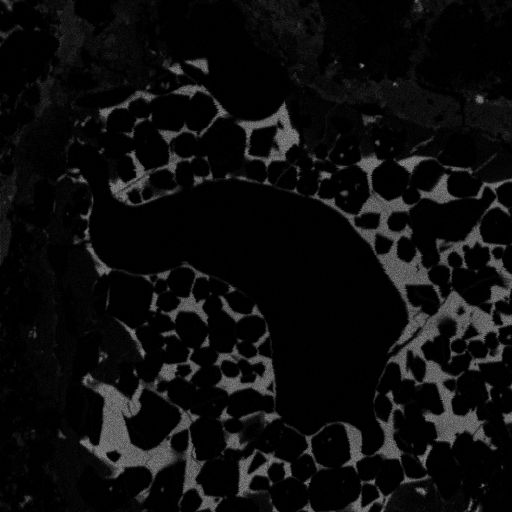
#> input picture challenge_data/dataset_1_opaques/obj1_32bt_Al.tif, 512 x 512 px; its folder holds 4 pictures in this run
$ jupyter execute --allow-errors Simulate_Target_Minerals_2.ipynb
#> lines starting #> are read from the running program, lines starting #| are printed output that depends on the picture
[cell 1]
import numpy as np
import pandas as pd
from skimage.io import imread, imshow
#!pip install periodictable
import periodictable
import matplotlib.pyplot as plt

from sklearn.ensemble import RandomForestClassifier, RandomForestRegressor
from sklearn.linear_model import SGDClassifier, SGDRegressor
from sklearn.svm import SVC
from sklearn.model_selection import train_test_split

from pathlib import Path
import re
import json

#> (a cell that did not finish here is left out)

#> (a cell that did not finish here is left out)

[cell 4]
#mod = SVC(kernel='rbf', max_iter=300)
mod = RandomForestClassifier(100, max_depth=5, n_jobs=-1)
#> (the rest of this cell did not finish here and is left out)

#> (a cell that did not finish here is left out)

[cell 6]
# Define where your images are

root = Path('gdrive/My Drive/meteorite_mineral_mapper')
image_path = root / 'dataset_1_opaques'

[cell 7]
#standard_minerals = [i for i in list(image_path.glob('*_mask.tif')) if 'obj' not in i.name]
#standards = [{'name': s.name.split('_')[2].split('.')[0], 'image': imread(s)} for s in image_path.glob('standards_32*.tif')]

images = [{'element': s.name.split('_')[2].split('.')[0], 'image': imread(s)} for s in image_path.glob('obj1_32bt_*')]
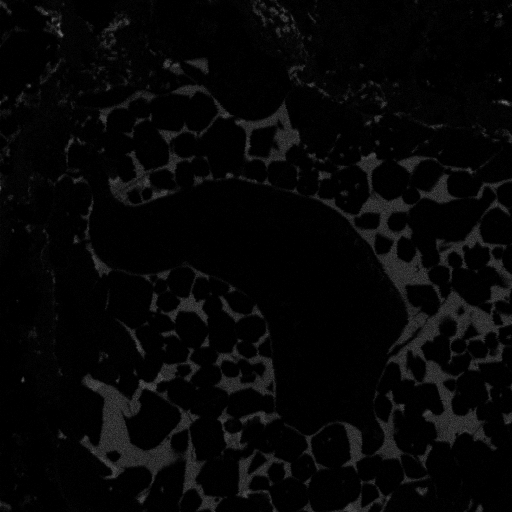
#> input picture challenge_data/dataset_1_opaques/obj1_32bt_Ca.tif, 512 x 512 px
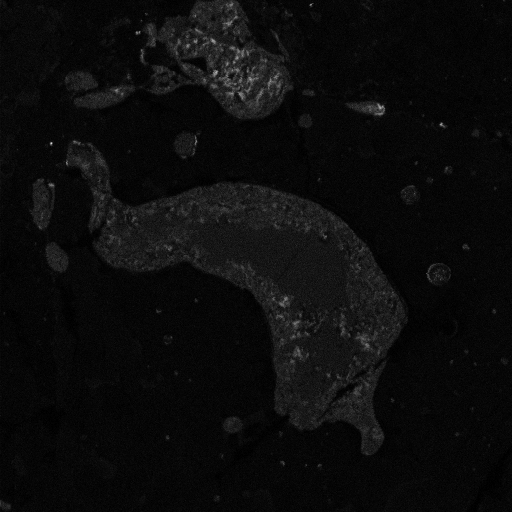
#> input picture challenge_data/dataset_1_opaques/obj1_32bt_Cr.tif, 512 x 512 px
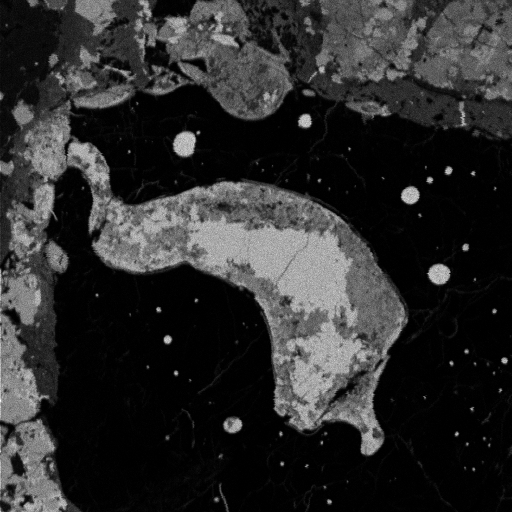
#> input picture challenge_data/dataset_1_opaques/obj1_32bt_Fe.tif, 512 x 512 px
#> images = 4 items
images

[cell 8]
columns = []
pixels = []
for element in images:
  columns.append(element['element'])
  pixels.append(element['image'].flatten())
#> this loop made 4 passes
#> after the loop, columns = ['Al', 'Ca', 'Cr', 'Fe']; pixels = 4 items

[cell 9]
image_pixels_df = pd.DataFrame(np.dstack(pixels)[0], columns=columns)
#> image_pixels_df = table of 262144 rows and 4 columns
image_pixels_df = image_pixels_df.reset_index().rename(columns={'Pho': 'P', 'Sul': 'S', 'index': 'order'})
#> image_pixels_df = table of 262144 rows and 5 columns
image_pixels_df.head()
#> Out = table of 5 rows and 5 columns
